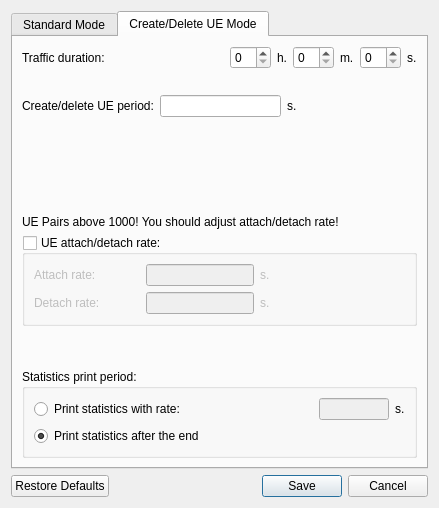
<?xml version="1.0" encoding="UTF-8"?>
<ui version="4.0">
 <class>TimeTrafficForm</class>
 <widget class="QDialog" name="TimeTrafficForm">
  <property name="geometry">
   <rect>
    <x>0</x>
    <y>0</y>
    <width>439</width>
    <height>508</height>
   </rect>
  </property>
  <property name="windowTitle">
   <string>Traffic duration Settings</string>
  </property>
  <layout class="QVBoxLayout" name="verticalLayout_7">
   <item>
    <widget class="QTabWidget" name="tab_timeTraffic">
     <property name="currentIndex">
      <number>1</number>
     </property>
     <widget class="QWidget" name="tab">
      <attribute name="title">
       <string>Standard Mode</string>
      </attribute>
      <layout class="QVBoxLayout" name="verticalLayout_6">
       <item>
        <layout class="QHBoxLayout" name="horizontalLayout_6">
         <item>
          <widget class="QLabel" name="lbl_trafficDuration">
           <property name="text">
            <string>Traffic duration:</string>
           </property>
          </widget>
         </item>
         <item>
          <spacer name="horizontalSpacer">
           <property name="orientation">
            <enum>Qt::Horizontal</enum>
           </property>
           <property name="sizeHint" stdset="0">
            <size>
             <width>40</width>
             <height>20</height>
            </size>
           </property>
          </spacer>
         </item>
         <item>
          <layout class="QHBoxLayout" name="horizontalLayout">
           <item>
            <widget class="QSpinBox" name="spn_hours1"/>
           </item>
           <item>
            <widget class="QLabel" name="label_4">
             <property name="text">
              <string>h.</string>
             </property>
            </widget>
           </item>
           <item>
            <widget class="QSpinBox" name="spn_minutes1"/>
           </item>
           <item>
            <widget class="QLabel" name="label_5">
             <property name="text">
              <string>m.</string>
             </property>
            </widget>
           </item>
           <item>
            <widget class="QSpinBox" name="spn_seconds1"/>
           </item>
           <item>
            <widget class="QLabel" name="label_6">
             <property name="text">
              <string>s.</string>
             </property>
            </widget>
           </item>
          </layout>
         </item>
        </layout>
       </item>
       <item>
        <spacer name="verticalSpacer_2">
         <property name="orientation">
          <enum>Qt::Vertical</enum>
         </property>
         <property name="sizeType">
          <enum>QSizePolicy::MinimumExpanding</enum>
         </property>
         <property name="sizeHint" stdset="0">
          <size>
           <width>20</width>
           <height>40</height>
          </size>
         </property>
        </spacer>
       </item>
       <item>
        <widget class="QLabel" name="lbl_warning1">
         <property name="styleSheet">
          <string notr="true">color: &quot;red&quot;</string>
         </property>
         <property name="text">
          <string>UE Pairs above 1000! You should adjust attach/detach rate!</string>
         </property>
        </widget>
       </item>
       <item>
        <widget class="QGroupBox" name="gb_attdetRate1">
         <property name="title">
          <string>UE attach/detach rate:</string>
         </property>
         <property name="checkable">
          <bool>true</bool>
         </property>
         <property name="checked">
          <bool>false</bool>
         </property>
         <layout class="QHBoxLayout" name="horizontalLayout_4">
          <item>
           <layout class="QVBoxLayout" name="verticalLayout">
            <item>
             <layout class="QHBoxLayout" name="horizontalLayout_2">
              <item>
               <widget class="QLabel" name="lbl_attachRate">
                <property name="text">
                 <string>Attach rate:</string>
                </property>
               </widget>
              </item>
              <item>
               <spacer name="horizontalSpacer_4">
                <property name="orientation">
                 <enum>Qt::Horizontal</enum>
                </property>
                <property name="sizeHint" stdset="0">
                 <size>
                  <width>40</width>
                  <height>20</height>
                 </size>
                </property>
               </spacer>
              </item>
              <item>
               <widget class="QLineEdit" name="txt_attachRate1">
                <property name="maximumSize">
                 <size>
                  <width>132</width>
                  <height>16777215</height>
                 </size>
                </property>
               </widget>
              </item>
              <item>
               <widget class="QLabel" name="label">
                <property name="text">
                 <string>s.</string>
                </property>
               </widget>
              </item>
             </layout>
            </item>
            <item>
             <layout class="QHBoxLayout" name="horizontalLayout_3">
              <item>
               <widget class="QLabel" name="lbl_detachRate">
                <property name="text">
                 <string>Detach rate:</string>
                </property>
               </widget>
              </item>
              <item>
               <spacer name="horizontalSpacer_5">
                <property name="orientation">
                 <enum>Qt::Horizontal</enum>
                </property>
                <property name="sizeHint" stdset="0">
                 <size>
                  <width>40</width>
                  <height>20</height>
                 </size>
                </property>
               </spacer>
              </item>
              <item>
               <widget class="QLineEdit" name="txt_detachRate1">
                <property name="maximumSize">
                 <size>
                  <width>132</width>
                  <height>16777215</height>
                 </size>
                </property>
               </widget>
              </item>
              <item>
               <widget class="QLabel" name="label_2">
                <property name="text">
                 <string>s.</string>
                </property>
               </widget>
              </item>
             </layout>
            </item>
           </layout>
          </item>
          <item>
           <spacer name="horizontalSpacer_2">
            <property name="orientation">
             <enum>Qt::Horizontal</enum>
            </property>
            <property name="sizeHint" stdset="0">
             <size>
              <width>72</width>
              <height>17</height>
             </size>
            </property>
           </spacer>
          </item>
         </layout>
        </widget>
       </item>
       <item>
        <spacer name="verticalSpacer">
         <property name="orientation">
          <enum>Qt::Vertical</enum>
         </property>
         <property name="sizeType">
          <enum>QSizePolicy::Fixed</enum>
         </property>
         <property name="sizeHint" stdset="0">
          <size>
           <width>20</width>
           <height>70</height>
          </size>
         </property>
        </spacer>
       </item>
       <item>
        <widget class="QGroupBox" name="statisticsBox1">
         <property name="title">
          <string>Statistics print period:</string>
         </property>
         <layout class="QVBoxLayout" name="verticalLayout_2">
          <item>
           <layout class="QHBoxLayout" name="horizontalLayout_5">
            <item>
             <widget class="QRadioButton" name="rd_statsRate1">
              <property name="text">
               <string>Print statistics with rate:</string>
              </property>
             </widget>
            </item>
            <item>
             <spacer name="horizontalSpacer_3">
              <property name="orientation">
               <enum>Qt::Horizontal</enum>
              </property>
              <property name="sizeHint" stdset="0">
               <size>
                <width>40</width>
                <height>20</height>
               </size>
              </property>
             </spacer>
            </item>
            <item>
             <widget class="QLineEdit" name="txt_statsRate1">
              <property name="enabled">
               <bool>false</bool>
              </property>
              <property name="sizePolicy">
               <sizepolicy hsizetype="Fixed" vsizetype="Fixed">
                <horstretch>0</horstretch>
                <verstretch>0</verstretch>
               </sizepolicy>
              </property>
              <property name="minimumSize">
               <size>
                <width>70</width>
                <height>0</height>
               </size>
              </property>
              <property name="maximumSize">
               <size>
                <width>70</width>
                <height>16777215</height>
               </size>
              </property>
             </widget>
            </item>
            <item>
             <widget class="QLabel" name="label_3">
              <property name="text">
               <string>s.</string>
              </property>
             </widget>
            </item>
           </layout>
          </item>
          <item>
           <widget class="QRadioButton" name="rd_statsAfter1">
            <property name="text">
             <string>Print statistics after the end</string>
            </property>
            <property name="checked">
             <bool>true</bool>
            </property>
           </widget>
          </item>
         </layout>
        </widget>
       </item>
      </layout>
     </widget>
     <widget class="QWidget" name="tab_2">
      <attribute name="title">
       <string>Create/Delete UE Mode</string>
      </attribute>
      <layout class="QVBoxLayout" name="verticalLayout_3">
       <item>
        <layout class="QHBoxLayout" name="horizontalLayout_11">
         <item>
          <widget class="QLabel" name="lbl_trafficDuration_2">
           <property name="text">
            <string>Traffic duration:</string>
           </property>
          </widget>
         </item>
         <item>
          <spacer name="horizontalSpacer_10">
           <property name="orientation">
            <enum>Qt::Horizontal</enum>
           </property>
           <property name="sizeHint" stdset="0">
            <size>
             <width>40</width>
             <height>20</height>
            </size>
           </property>
          </spacer>
         </item>
         <item>
          <layout class="QHBoxLayout" name="horizontalLayout_12">
           <item>
            <widget class="QSpinBox" name="spn_hours2"/>
           </item>
           <item>
            <widget class="QLabel" name="label_10">
             <property name="text">
              <string>h.</string>
             </property>
            </widget>
           </item>
           <item>
            <widget class="QSpinBox" name="spn_minutes2"/>
           </item>
           <item>
            <widget class="QLabel" name="label_11">
             <property name="text">
              <string>m.</string>
             </property>
            </widget>
           </item>
           <item>
            <widget class="QSpinBox" name="spn_seconds2"/>
           </item>
           <item>
            <widget class="QLabel" name="label_12">
             <property name="text">
              <string>s.</string>
             </property>
            </widget>
           </item>
          </layout>
         </item>
        </layout>
       </item>
       <item>
        <spacer name="verticalSpacer_3">
         <property name="orientation">
          <enum>Qt::Vertical</enum>
         </property>
         <property name="sizeType">
          <enum>QSizePolicy::Fixed</enum>
         </property>
         <property name="sizeHint" stdset="0">
          <size>
           <width>20</width>
           <height>20</height>
          </size>
         </property>
        </spacer>
       </item>
       <item>
        <layout class="QHBoxLayout" name="horizontalLayout_7">
         <item>
          <widget class="QLabel" name="lbl_crdelUEPeriod">
           <property name="text">
            <string>Create/delete UE period:</string>
           </property>
          </widget>
         </item>
         <item>
          <widget class="QLineEdit" name="txt_crdelUEPeriod">
           <property name="maximumSize">
            <size>
             <width>132</width>
             <height>16777215</height>
            </size>
           </property>
          </widget>
         </item>
         <item>
          <widget class="QLabel" name="label_14">
           <property name="text">
            <string>s.</string>
           </property>
          </widget>
         </item>
         <item>
          <spacer name="horizontalSpacer_12">
           <property name="orientation">
            <enum>Qt::Horizontal</enum>
           </property>
           <property name="sizeHint" stdset="0">
            <size>
             <width>40</width>
             <height>20</height>
            </size>
           </property>
          </spacer>
         </item>
        </layout>
       </item>
       <item>
        <spacer name="verticalSpacer_5">
         <property name="orientation">
          <enum>Qt::Vertical</enum>
         </property>
         <property name="sizeType">
          <enum>QSizePolicy::MinimumExpanding</enum>
         </property>
         <property name="sizeHint" stdset="0">
          <size>
           <width>20</width>
           <height>32</height>
          </size>
         </property>
        </spacer>
       </item>
       <item>
        <widget class="QLabel" name="lbl_warning2">
         <property name="styleSheet">
          <string notr="true">color: &quot;red&quot;</string>
         </property>
         <property name="text">
          <string>UE Pairs above 1000! You should adjust attach/detach rate!</string>
         </property>
        </widget>
       </item>
       <item>
        <widget class="QGroupBox" name="gb_attdetRate2">
         <property name="title">
          <string>UE attach/detach rate:</string>
         </property>
         <property name="checkable">
          <bool>true</bool>
         </property>
         <property name="checked">
          <bool>false</bool>
         </property>
         <layout class="QHBoxLayout" name="horizontalLayout_13">
          <item>
           <layout class="QVBoxLayout" name="verticalLayout_4">
            <item>
             <layout class="QHBoxLayout" name="horizontalLayout_8">
              <item>
               <widget class="QLabel" name="lbl_attachRate_2">
                <property name="text">
                 <string>Attach rate:</string>
                </property>
               </widget>
              </item>
              <item>
               <spacer name="horizontalSpacer_6">
                <property name="orientation">
                 <enum>Qt::Horizontal</enum>
                </property>
                <property name="sizeHint" stdset="0">
                 <size>
                  <width>40</width>
                  <height>20</height>
                 </size>
                </property>
               </spacer>
              </item>
              <item>
               <widget class="QLineEdit" name="txt_attachRate2">
                <property name="maximumSize">
                 <size>
                  <width>132</width>
                  <height>16777215</height>
                 </size>
                </property>
               </widget>
              </item>
              <item>
               <widget class="QLabel" name="label_7">
                <property name="text">
                 <string>s.</string>
                </property>
               </widget>
              </item>
             </layout>
            </item>
            <item>
             <layout class="QHBoxLayout" name="horizontalLayout_9">
              <item>
               <widget class="QLabel" name="lbl_detachRate_2">
                <property name="text">
                 <string>Detach rate:</string>
                </property>
               </widget>
              </item>
              <item>
               <spacer name="horizontalSpacer_7">
                <property name="orientation">
                 <enum>Qt::Horizontal</enum>
                </property>
                <property name="sizeHint" stdset="0">
                 <size>
                  <width>40</width>
                  <height>20</height>
                 </size>
                </property>
               </spacer>
              </item>
              <item>
               <widget class="QLineEdit" name="txt_detachRate2">
                <property name="maximumSize">
                 <size>
                  <width>132</width>
                  <height>16777215</height>
                 </size>
                </property>
               </widget>
              </item>
              <item>
               <widget class="QLabel" name="label_8">
                <property name="text">
                 <string>s.</string>
                </property>
               </widget>
              </item>
             </layout>
            </item>
           </layout>
          </item>
          <item>
           <spacer name="horizontalSpacer_8">
            <property name="orientation">
             <enum>Qt::Horizontal</enum>
            </property>
            <property name="sizeHint" stdset="0">
             <size>
              <width>72</width>
              <height>17</height>
             </size>
            </property>
           </spacer>
          </item>
         </layout>
        </widget>
       </item>
       <item>
        <spacer name="verticalSpacer_4">
         <property name="orientation">
          <enum>Qt::Vertical</enum>
         </property>
         <property name="sizeType">
          <enum>QSizePolicy::Fixed</enum>
         </property>
         <property name="sizeHint" stdset="0">
          <size>
           <width>20</width>
           <height>37</height>
          </size>
         </property>
        </spacer>
       </item>
       <item>
        <widget class="QGroupBox" name="statisticsBox2">
         <property name="title">
          <string>Statistics print period:</string>
         </property>
         <layout class="QVBoxLayout" name="verticalLayout_5">
          <item>
           <layout class="QHBoxLayout" name="horizontalLayout_10">
            <item>
             <widget class="QRadioButton" name="rd_statsRate2">
              <property name="text">
               <string>Print statistics with rate:</string>
              </property>
             </widget>
            </item>
            <item>
             <spacer name="horizontalSpacer_9">
              <property name="orientation">
               <enum>Qt::Horizontal</enum>
              </property>
              <property name="sizeHint" stdset="0">
               <size>
                <width>40</width>
                <height>20</height>
               </size>
              </property>
             </spacer>
            </item>
            <item>
             <widget class="QLineEdit" name="txt_statsRate2">
              <property name="enabled">
               <bool>false</bool>
              </property>
              <property name="sizePolicy">
               <sizepolicy hsizetype="Fixed" vsizetype="Fixed">
                <horstretch>0</horstretch>
                <verstretch>0</verstretch>
               </sizepolicy>
              </property>
              <property name="minimumSize">
               <size>
                <width>70</width>
                <height>0</height>
               </size>
              </property>
              <property name="maximumSize">
               <size>
                <width>70</width>
                <height>16777215</height>
               </size>
              </property>
             </widget>
            </item>
            <item>
             <widget class="QLabel" name="label_9">
              <property name="text">
               <string>s.</string>
              </property>
             </widget>
            </item>
           </layout>
          </item>
          <item>
           <widget class="QRadioButton" name="rd_statsAfter2">
            <property name="text">
             <string>Print statistics after the end</string>
            </property>
            <property name="checked">
             <bool>true</bool>
            </property>
           </widget>
          </item>
         </layout>
        </widget>
       </item>
      </layout>
     </widget>
    </widget>
   </item>
   <item>
    <layout class="QHBoxLayout" name="horizontalLayout_14">
     <item>
      <widget class="QPushButton" name="btn_restore">
       <property name="text">
        <string>Restore Defaults</string>
       </property>
      </widget>
     </item>
     <item>
      <spacer name="horizontalSpacer_11">
       <property name="orientation">
        <enum>Qt::Horizontal</enum>
       </property>
       <property name="sizeHint" stdset="0">
        <size>
         <width>40</width>
         <height>20</height>
        </size>
       </property>
      </spacer>
     </item>
     <item>
      <widget class="QDialogButtonBox" name="buttonBox">
       <property name="standardButtons">
        <set>QDialogButtonBox::Cancel|QDialogButtonBox::Save</set>
       </property>
      </widget>
     </item>
    </layout>
   </item>
  </layout>
 </widget>
 <resources/>
 <connections>
  <connection>
   <sender>buttonBox</sender>
   <signal>rejected()</signal>
   <receiver>TimeTrafficForm</receiver>
   <slot>close()</slot>
   <hints>
    <hint type="sourcelabel">
     <x>229</x>
     <y>386</y>
    </hint>
    <hint type="destinationlabel">
     <x>134</x>
     <y>197</y>
    </hint>
   </hints>
  </connection>
 </connections>
</ui>
